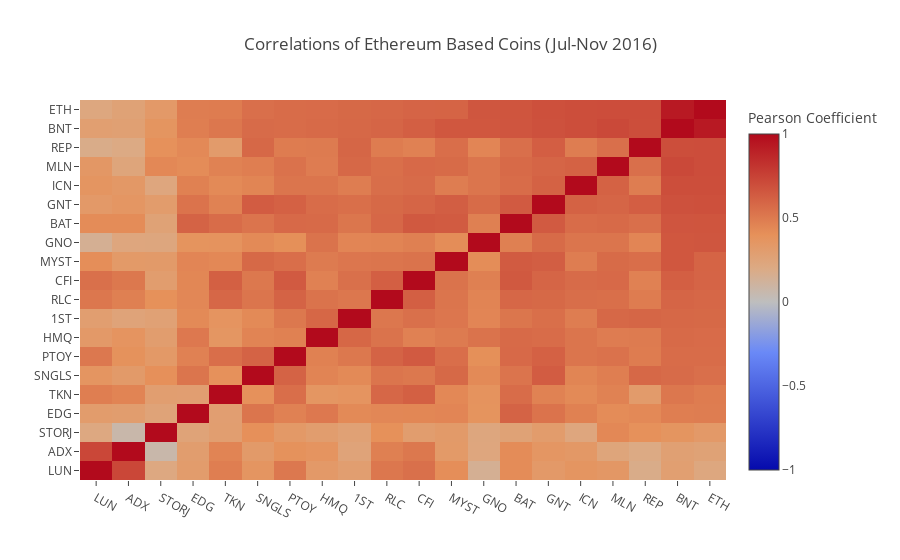

The notebook cell this image was saved under:
### Code cell
# Display heat map of correlations
def correlation_heatmap(df, title, absolute_bounds=True):
    '''Plot a correlation heatmap for the entire dataframe'''
    heatmap = go.Heatmap(
        z=df.corr(method='pearson').as_matrix(),
        x=df.columns,
        y=df.columns,
        colorbar=dict(title='Pearson Coefficient'),
    )
    
    layout = go.Layout(title=title)
    
    if absolute_bounds:
        heatmap['zmax'] = 1.0
        heatmap['zmin'] = -1.0
        
    fig = go.Figure(data=[heatmap], layout=layout)
    py.iplot(fig)

correlation_heatmap(combined_coin_data.pct_change(), "Correlations of Ethereum Based Coins (Jul-Nov 2016) ")

### Figure 1 — Plotly figure (JSON) as saved in the notebook; plotly's stock layout.template omitted (floating-point values rounded to 4 significant figures; data arrays with more than 128 entries replaced by an {"elided": "..."} marker saying what was removed)
{"data": [{"colorbar": {"title": "Pearson Coefficient"}, "type": "heatmap", "x": ["LUN", "ADX", "STORJ", "EDG", "TKN", "SNGLS", "PTOY", "HMQ", "1ST", "RLC", "CFI", "MYST", "GNO", "BAT", "GNT", "ICN", "MLN", "REP", "BNT", "ETH"], "y": ["LUN", "ADX", "STORJ", "EDG", "TKN", "SNGLS", "PTOY", "HMQ", "1ST", "RLC", "CFI", "MYST", "GNO", "BAT", "GNT", "ICN", "MLN", "REP", "BNT", "ETH"], "z": {"elided": "20x20 float values"}, "zmax": 1, "zmin": -1}], "layout": {"title": "Correlations of Ethereum Based Coins (Jul-Nov 2016) "}}
